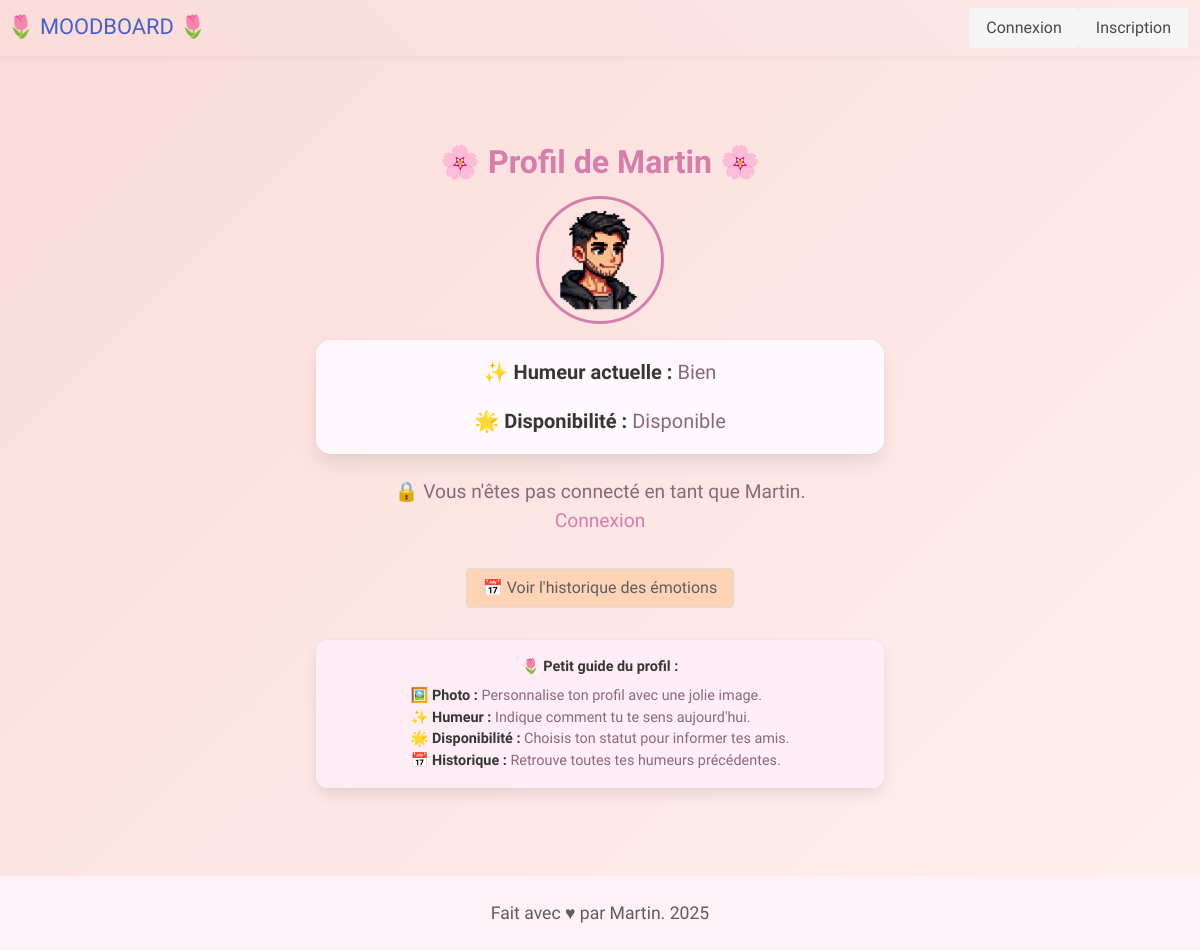
The app's page /profile/Martin, older data.
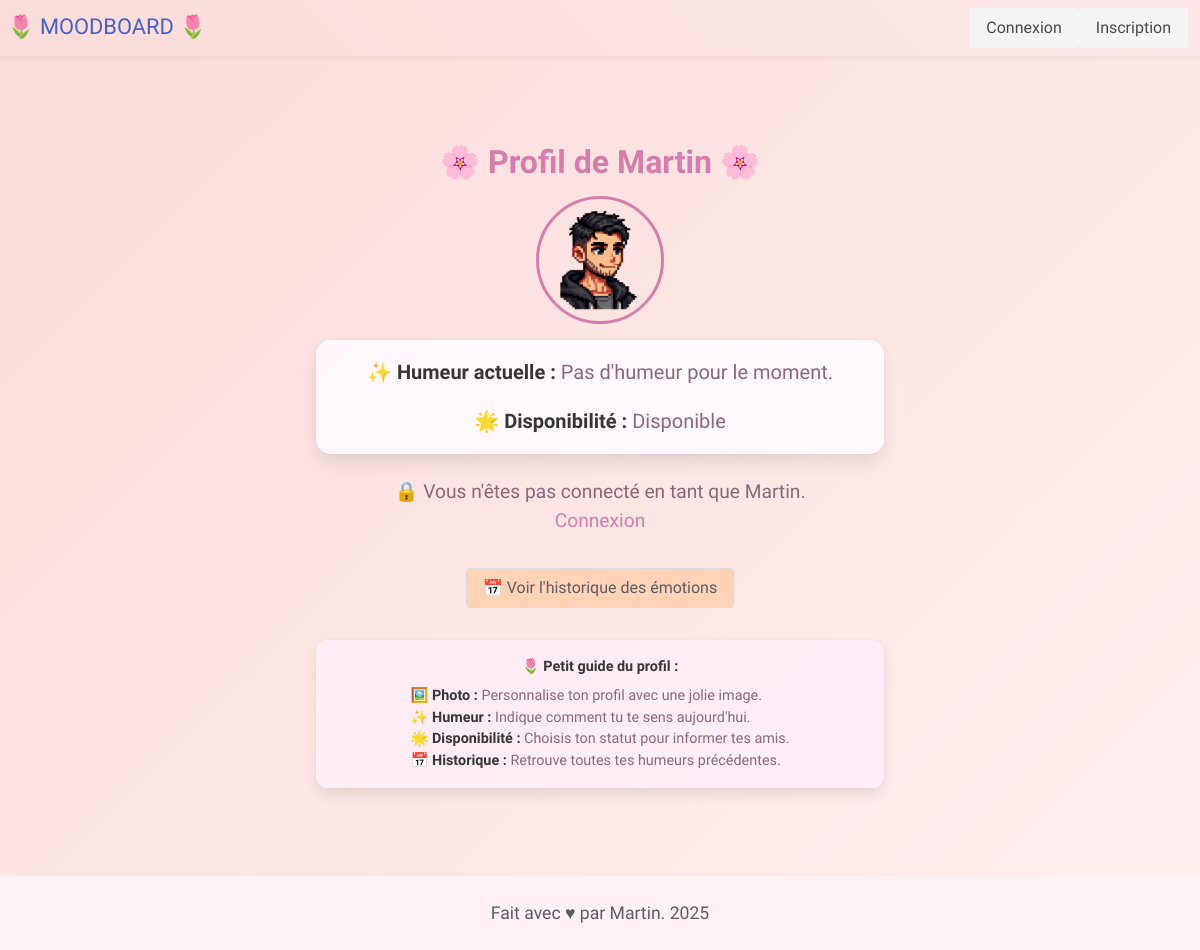
The same page, newer data.
### app.py (models this page shows)
class Mood(db.Model):
    id = db.Column(db.Integer, primary_key=True)
    mood_text = db.Column(db.String(200), nullable=False)
    created_at = db.Column(db.DateTime, default=datetime.utcnow)
    user_id = db.Column(db.Integer, db.ForeignKey('user.id'), nullable=False)

### app.py (the view, shortened to what this page needs)
@app.route('/profile/<username>', methods=['GET', 'POST'])
def user_profile(username):
    user = User.query.filter_by(username=username).first_or_404()
    current_mood = user.moods[0].mood_text if user.moods else "Pas d'humeur pour le moment."
    return render_template('user_profile.html', username=username, mood=current_mood, user=user)

### templates/user_profile.html (shortened to what this page needs)
{% extends "layout.html" %}
{% block content %}
<div class="container animated fadeIn" style="max-width:600px; margin:auto; text-align:center; padding:1rem;">
  <h1 class="title" style="color:#D57EAC; margin-bottom:1rem;">🌸 Profil de {{ username }} 🌸</h1>
  <figure class="image is-128x128" style="margin: 1rem auto;">
    <img src="{{ url_for('static', filename='images/' ~ user.profile_pic) }}" alt="{{ username }}" style="border-radius:50%; border:3px solid #D57EAC;">
  </figure>
  <div class="box" style="background-color:rgba(255,250,255,0.9); border-radius:15px; margin-top:1rem;">
    <p class="subtitle" style="color:#8A6878;">
      <strong>✨ Humeur actuelle :</strong> {{ mood }}
    </p>
    <p class="subtitle" style="color:#8A6878;">
      <strong>🌟 Disponibilité :</strong> {{ user.availability|capitalize }}
    </p>
  </div>
  {% if session.username == username %}
    <div class="buttons is-centered" style="margin-top:1rem;">
      <a class="button" style="background-color:#B5EAD7; color:#5D5C61;" href="{{ url_for('choose_profile_pic') }}">
        🖼️ Changer la photo
      </a>
      <a class="button" style="background-color:#AEC6CF; color:#5D5C61;" href="{{ url_for('add_mood') }}">
        ✏️ Ajouter une humeur
      </a>
    </div>
    <form method="POST" action="{{ url_for('update_availability') }}" style="margin-top:1rem;">
      <div class="field is-grouped is-grouped-centered">
        <button name="availability" value="Disponible" class="button" type="submit" style="background-color:#D57EAC; color:#fff;">
          😊 Disponible pour discuter
        </button>
        <button name="availability" value="Seul(e)" class="button" type="submit" style="background-color:#FFAAA5; color:#fff;">
          😔 Préfère être seul(e)
        </button>
      </div>
    </form>
  {% else %}
    <p style="color:#8A6878; margin-top:1rem;">
      🔒 Vous n'êtes pas connecté en tant que {{ username }}.<br>
      <a href="{{ url_for('login') }}" style="color:#D57EAC;">Connexion</a>
    </p>
  {% endif %}
  <div style="margin-top:2rem;">
    <a class="button" style="background-color:#FFD3B6; color:#5D5C61;" href="{{ url_for('user_moods', username=username) }}">
      📅 Voir l'historique des émotions
    </a>
  </div>
  <div class="box" style="background-color:rgba(255,239,250,0.8); border-radius:12px; color:#8A6878; margin-top:2rem; padding:1rem; font-size:0.9rem;">
    <p><strong>🌷 Petit guide du profil :</strong></p>
    <ul style="margin-top:0.5rem; text-align:left; display:inline-block;">
      <li><strong>🖼️ Photo :</strong> Personnalise ton profil avec une jolie image.</li>
      <li><strong>✨ Humeur :</strong> Indique comment tu te sens aujourd'hui.</li>
      <li><strong>🌟 Disponibilité :</strong> Choisis ton statut pour informer tes amis.</li>
      <li><strong>📅 Historique :</strong> Retrouve toutes tes humeurs précédentes.</li>
    </ul>
  </div>
</div>
{% endblock %}

Row changes from the older to the newer data that the page shows:
removed Mood: mood_text "Bien"
Text that changed along with them:
{{ mood }}: (not shown) → "Pas d'humeur pour le moment."
